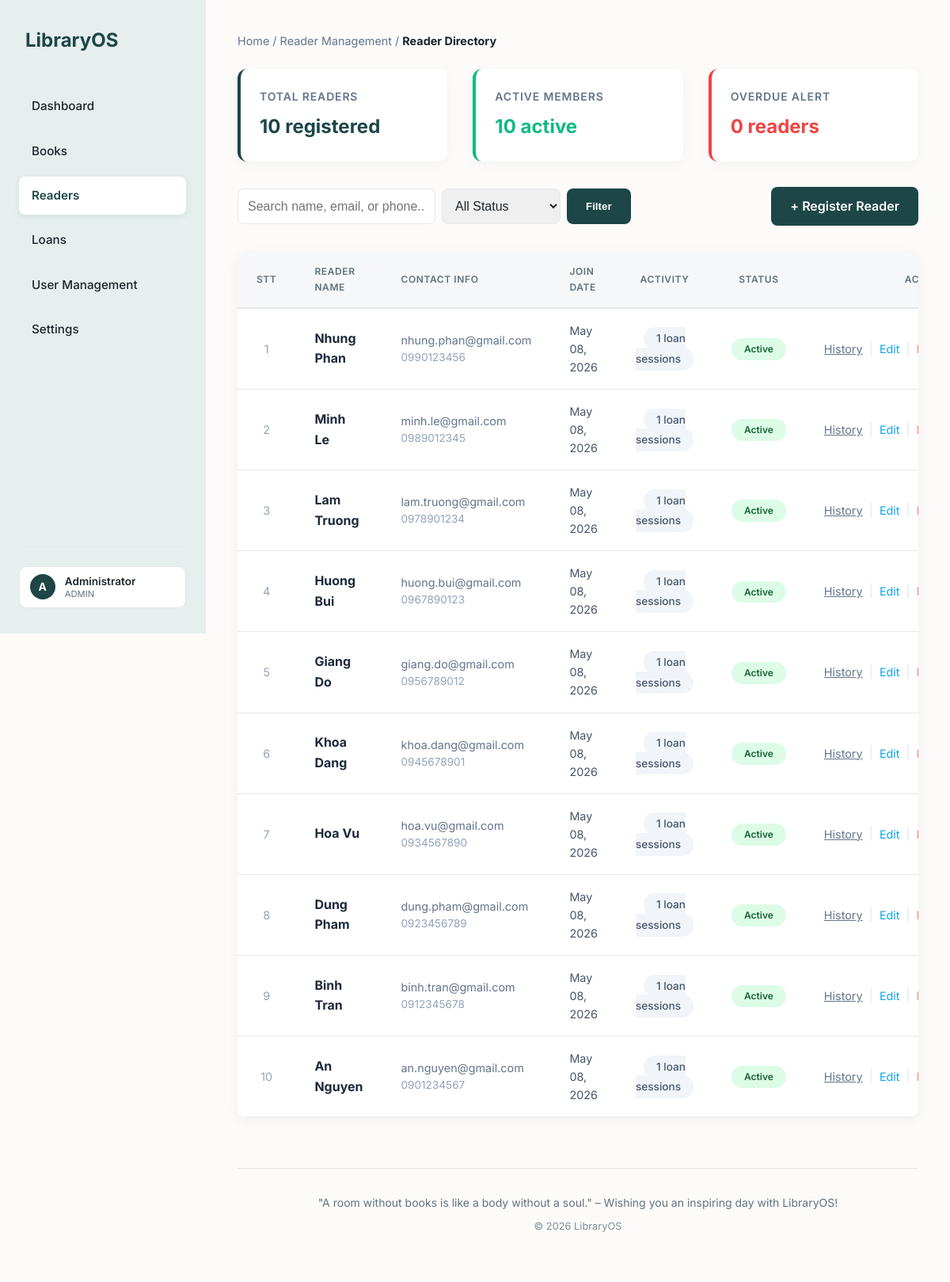
The page /reader/readers.php (signed in) on the database as committed earlier.
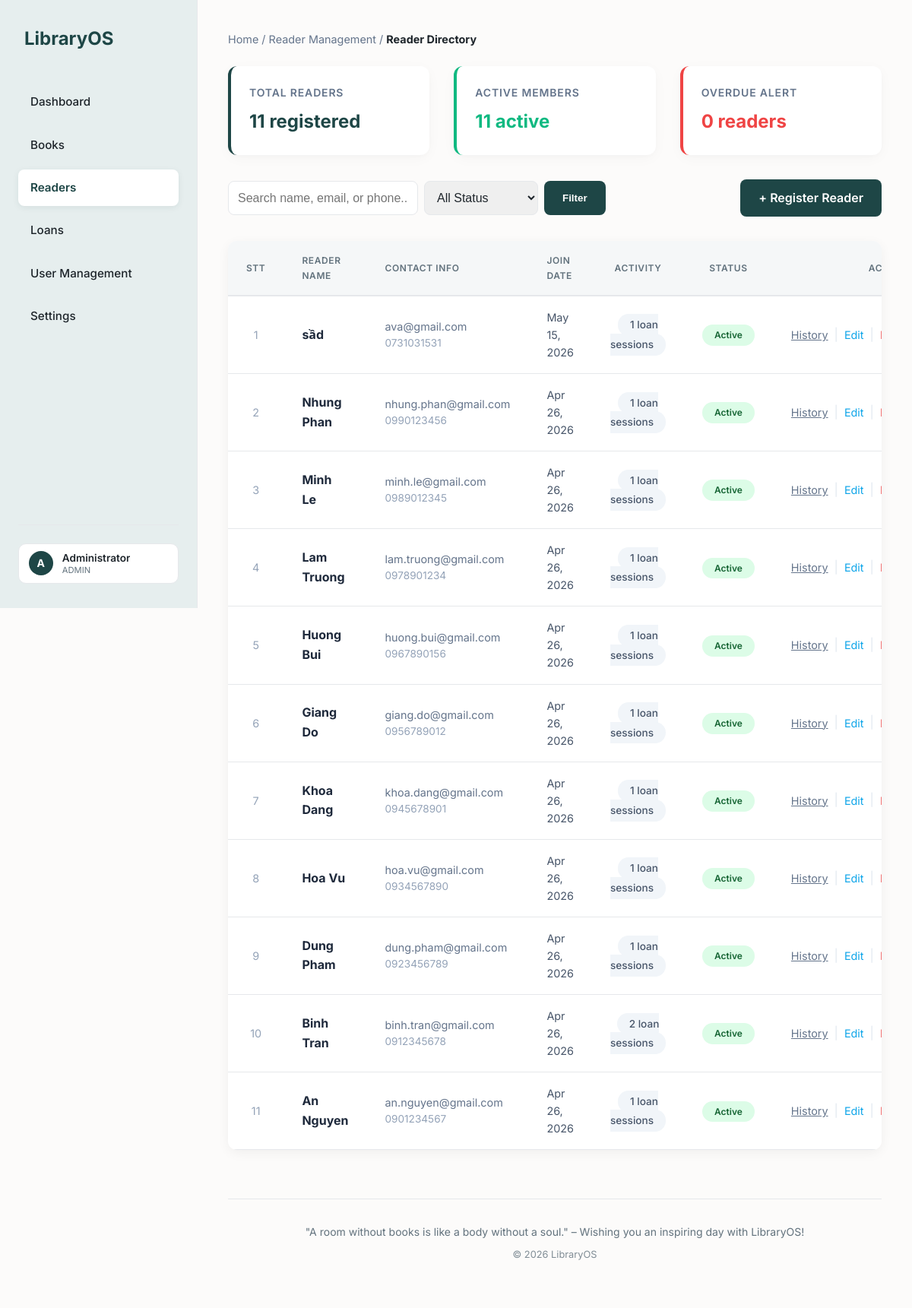
The same page on the database as committed later.
### tables this page shows
CREATE TABLE readers (
    id INT AUTO_INCREMENT PRIMARY KEY,
    name VARCHAR(150) NOT NULL,
    phone VARCHAR(20) UNIQUE,
    email VARCHAR(100) UNIQUE,
    address TEXT,
    dob DATE,
    gender ENUM('male', 'female', 'other') DEFAULT 'male',
    status ENUM('active', 'inactive') DEFAULT 'active',  
    created_at TIMESTAMP DEFAULT CURRENT_TIMESTAMP
);

### reader/readers.php (called while the page is built, shortened)
<?php
require_once '../env/config.php';
include '../inc/header.php';
$total_readers_res = mysqli_query($db_connect, "SELECT COUNT(*) FROM readers");
$total_readers_count = mysqli_fetch_array($total_readers_res)[0];
$active_readers_res = mysqli_query($db_connect, "SELECT COUNT(*) FROM readers WHERE status = 'active'");
$active_readers_count = mysqli_fetch_array($active_readers_res)[0];
$where_clauses = [];
$where_sql = !empty($where_clauses) ? "WHERE " . implode(" AND ", $where_clauses) : "";
$readers_query = "
    SELECT r.*,
           (SELECT COUNT(*) FROM loans l WHERE l.reader_id = r.id) as loan_count
    FROM readers r
    $where_sql
    ORDER BY r.id DESC
";
$stmt = mysqli_prepare($db_connect, $readers_query);
mysqli_stmt_execute($stmt);
$readers_result = mysqli_stmt_get_result($stmt);
include 'views/readers_display.php';
include '../inc/footer.php';

### reader/views/readers_display.php (the view, shortened to what the changed rows need)
<div class="stats-grid" style="grid-template-columns: repeat(3, 1fr); margin-bottom: 2rem;">
    <div class="stat-card" style="padding: 1.5rem; border-left-color: var(--primary-color);">
        <h3 style="margin-bottom: 0.5rem; font-size: 0.875rem; text-transform: uppercase; color: #64748b;">Total Readers</h3>
        <div class="value" style="font-size: 1.5rem; font-weight: 700;"><?php echo $total_readers_count; ?> registered</div>
    </div>
    <div class="stat-card" style="padding: 1.5rem; border-left-color: #10b981;">
        <h3 style="margin-bottom: 0.5rem; font-size: 0.875rem; text-transform: uppercase; color: #64748b;">Active Members</h3>
        <div class="value" style="font-size: 1.5rem; font-weight: 700; color: #10b981;"><?php echo $active_readers_count; ?> active</div>
    </div>
</div>
<div class="table-container" style="border-radius: 12px; overflow: hidden; box-shadow: 0 4px 15px rgba(0,0,0,0.05);">
    <table class="datatable">
        <thead>
            <tr style="background: #f8fafc;">
                <th width="60" style="text-align: center;">STT</th>
                <th style="text-align: left;">Reader Name</th>
                <th style="text-align: left;">Contact Info</th>
                <th style="text-align: left;">Join Date</th>
                <th style="text-align: center;">Activity</th>
                <th style="text-align: center;">Status</th>
                <th style="text-align: right;">Actions</th>
            </tr>
        </thead>
        <tbody>
            <?php if (mysqli_num_rows($readers_result) == 0): ?>
                <tr><td colspan="7" align="center" style="padding: 3rem; color: #64748b;">No readers found.</td></tr>
            <?php else: ?>
                <?php $stt = 1; while ($reader = mysqli_fetch_assoc($readers_result)): ?>
                    <tr>
                        <td align="center" style="color: #94a3b8; font-size: 0.9rem;">
                            <?php echo $stt++; ?>
                        </td>
                        <td>
                            <strong style="font-size: 1rem; color: #1e293b; font-weight: 700;"><?php echo htmlspecialchars($reader['name']); ?></strong>
                        </td>
                        <td>
                            <div style="color: #64748b; font-size: 0.9rem;"><?php echo htmlspecialchars($reader['email']); ?></div>
                            <div style="color: #94a3b8; font-size: 0.85rem;"><?php echo htmlspecialchars($reader['phone']); ?></div>
                        </td>
                        <td>
                            <div style="color: #475569; font-size: 0.9rem;"><?php echo date('M d, Y', strtotime($reader['created_at'])); ?></div>
                        </td>
                        <td align="center">
                            <span style="background: #f1f5f9; color: #475569; padding: 0.4rem 1rem; border-radius: 20px; font-size: 0.85rem; font-weight: 500;">
                                <?php echo $reader['loan_count']; ?> loan sessions
                            </span>
                        </td>
                        <td align="center">
                            <span class="badge" style="background: <?php echo $reader['status'] == 'active' ? '#dcfce7' : '#f1f5f9'; ?>; color: <?php echo $reader['status'] == 'active' ? '#166534' : '#475569'; ?>; border-radius: 20px; padding: 0.4rem 1rem;">
                                <?php echo ucfirst($reader['status']); ?>
                            </span>
                        </td>
                        <td align="right">
                            <div style="display: flex; gap: 0.5rem; justify-content: flex-end; align-items: center;">
                                <a href="javascript:void(0)" onclick="openHistory(<?php echo $reader['id']; ?>, '<?php echo addslashes($reader['name']); ?>')" style="color: #64748b; text-decoration: underline; font-size: 0.9rem;">History</a>
                                <span style="color: #e2e8f0;">|</span>
                                <a href="reader_add.php?id=<?php echo $reader['id']; ?>" style="color: #0ea5e9; text-decoration: none; font-size: 0.9rem;">Edit</a>
                                <span style="color: #e2e8f0;">|</span>
                                <a href="javascript:void(0)" onclick="confirmDelete(<?php echo $reader['id']; ?>, '<?php echo addslashes($reader['name']); ?>', 'reader', 'reader_delete.php')" style="color: #ef4444; text-decoration: none; font-size: 0.9rem;">Delete</a>
                            </div>
                        </td>
                    </tr>
                <?php endwhile; ?>
            <?php endif; ?>
        </tbody>
    </table>
</div>

Rows that differ between the two databases and show on the page:
added readers: name "sầd", email "ava@gmail.com", phone "0731031531", created_at "May 15, 2026", loan_count "1", status "Active"
changed readers "Nhung Phan": created_at "May 08, 2026" → "Apr 26, 2026"
changed readers "Minh Le": created_at "May 08, 2026" → "Apr 26, 2026"
changed readers "Lam Truong": created_at "May 08, 2026" → "Apr 26, 2026"
changed readers "Huong Bui": phone "0967890123" → "0967890156"; created_at "May 08, 2026" → "Apr 26, 2026"
changed readers "Giang Do": created_at "May 08, 2026" → "Apr 26, 2026"
changed readers "Khoa Dang": created_at "May 08, 2026" → "Apr 26, 2026"
changed readers "Hoa Vu": created_at "May 08, 2026" → "Apr 26, 2026"
changed readers "Dung Pham": created_at "May 08, 2026" → "Apr 26, 2026"
changed readers "Binh Tran": created_at "May 08, 2026" → "Apr 26, 2026"; loan_count "1" → "2"
changed readers "An Nguyen": created_at "May 08, 2026" → "Apr 26, 2026"
Other text that changed with them:
$total_readers_count: "10" → "11"
$active_readers_count: "10" → "11"
